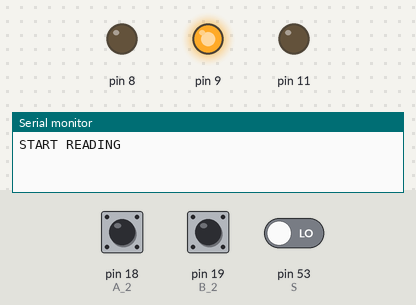
A sketch run on a simulated Arduino Mega 2560, built with avr-gcc and run on an emulated ATmega2560. Parts: output pins drawn as LEDs (lit = HIGH), the last lines printed to the serial monitor. The inputs (shaded band) are chosen by the test bench; at power-on: pin 53 (S) LOW, pin 18 (A_2) LOW, pin 19 (B_2) HIGH.

Above: at 1.2 s.
1.3 s: pin 53 (S) driven HIGH
At 2.8 s:
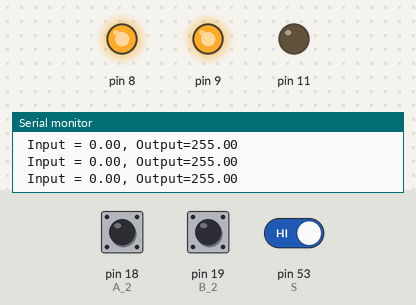
3.1 s: pin 18 (A_2) pulsed HIGH 2 times (0.12 s each, 0.3 s apart)
11.2 s: pin 18 (A_2) driven HIGH
14.2 s: pin 18 (A_2) driven LOW
Timing chart, 0 to 17.2 s (numbered marks = the images above; inputs shaded):
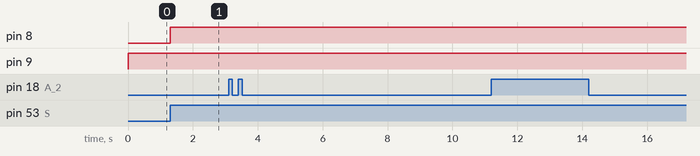

Measured:
- after the input at 1.3 s, pin 8: LOW → HIGH at once

The sketch:

control_lib_3.pde
```cpp
/* Rotary Inverted Pendulum PID controller
  using PID library*/

#include <PID_v1.h>
#include <stdio.h>
int A_2=18; /*encoder channel A*/
int B_2=19;/*encoder channel B*/
#define S 53/*switch (just to say to arduino
              that execute the program if switch is turned on)*/
volatile double count_2 = 0.0; /*variable to store encoder pulses*/
double Setpoint,Input,Output,theta;
PID Furuta(&Input,&Output,&Setpoint,10.0,0.0,0.0,DIRECT);

void setup()
{ Serial.begin (9600);
  /*channels A and B as inputs*/
  pinMode(A_2, INPUT);
  pinMode(B_2, INPUT);
  /*pins to H-bridge as outputs*/
  DDRB=DDRB|B00100000;
	DDRH=DDRH|B01100000;
TCCR4A|=(1<<COM4C1)|(1<<WGM40);
	TCCR4B|=(1<<CS41)|(1<<CS40);
 /*for the switch and LED*/
  pinMode(S,INPUT);
  /*to read encoder*/
  attachInterrupt(5, doA2, CHANGE);
  attachInterrupt(4, doB2, CHANGE);
  Furuta.SetMode(AUTOMATIC);
  Furuta.SetOutputLimits(-255.0,255.0);
  Furuta.SetSampleTime(1);
  Furuta.SetControllerDirection(DIRECT);
  Setpoint=180.0;
  Serial.println("START READING");
}
void loop()
{if(digitalRead(S)==HIGH)
{   /*variable to convert pulses to mechanical degrees*/
   theta=count_2*(360.0/10000.0);/* 10000.0=2500*4
                                        (2500 counts per revolution
                                        encoder resolution)*/
  Input = theta ;
  Furuta.Compute();
  if (Input==Setpoint)
  {
     motorStop ();
  }
  if (Input<Setpoint)
  {
    motor_CW ();/* motor spins clockwise direction*/
	OCR4C=Output;
  }
  if (Input>Setpoint)
  {
      motor_CCW ();/*motor spins counter-clockwise direction*/

      if(Output<0)
      {Output=Output*(-1.0);
    	OCR4C=Output;
      }else
        {OCR4C=Output;
        }
    }
  if(Input<=160.0||Input>=200.0)
  {
    motorStop ();
  }
  serialData();

}else{motorStop();}
}

void doA2(){
  // look for a low-to-high on channel A
  if (digitalRead(A_2) == HIGH) {
    // check channel B to see which way encoder is turning
    if (digitalRead(B_2) == LOW) {
      count_2 = count_2 + 1;         // CW
    }
    else {
      count_2 = count_2 - 1;         // CCW
    }
  }
  else   // must be a high-to-low edge on channel A
  {
    // check channel B to see which way encoder is turning
    if (digitalRead(B_2) == HIGH) {
      count_2 = count_2 + 1;          // CW
    }
    else {
      count_2 = count_2 - 1;          // CCW
    }
  }

}
void doB2(){
  // look for a low-to-high on channel B
  if (digitalRead(B_2) == HIGH) {
   // check channel A to see which way encoder is turning
    if (digitalRead(A_2) == HIGH) {
      count_2 = count_2 + 1;         // CW
    }
    else {
      count_2 = count_2 - 1;         // CCW
    }
  }
  // Look for a high-to-low on channel B
  else {
    // check channel B to see which way encoder is turning
    if (digitalRead(A_2) == LOW) {
      count_2 = count_2 + 1;          // CW
    }
    else {
      count_2 = count_2 - 1;          // CCW
    }
  }
}
void motor_CCW()
{
	PORTB=B00100000;
	PORTH=B00100000;

}
void motor_CW()
{
	PORTB=B00000000;
	PORTH=B00100000;

}
void motorStop()
{
	PORTH=B01000000;
}
void serialData()
{
  Serial.print(" Input = ");
  Serial.print(Input);
  Serial.print(", Output=");
  Serial.print(Output);
  Serial.println();
}
```
